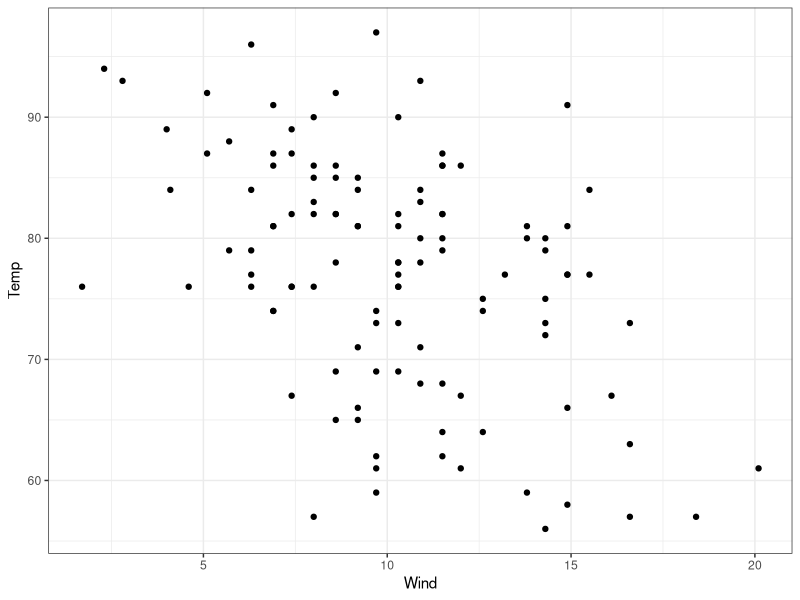
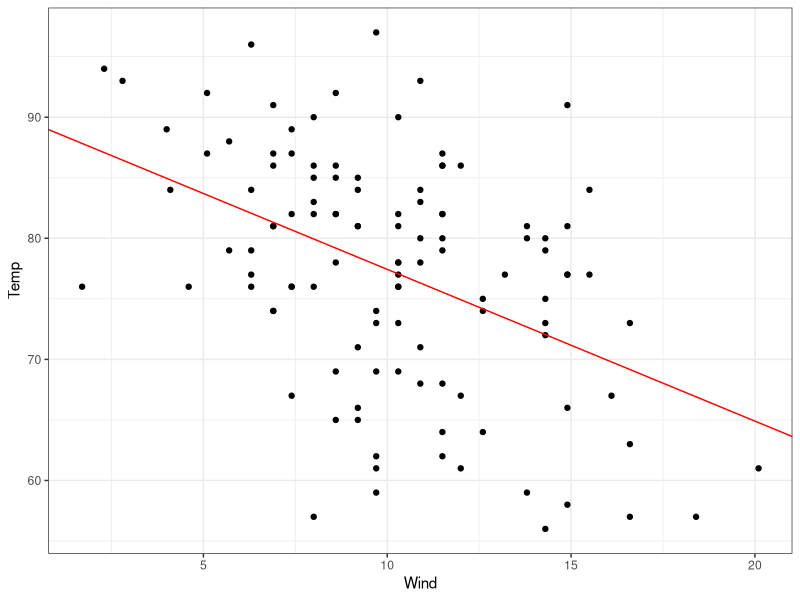
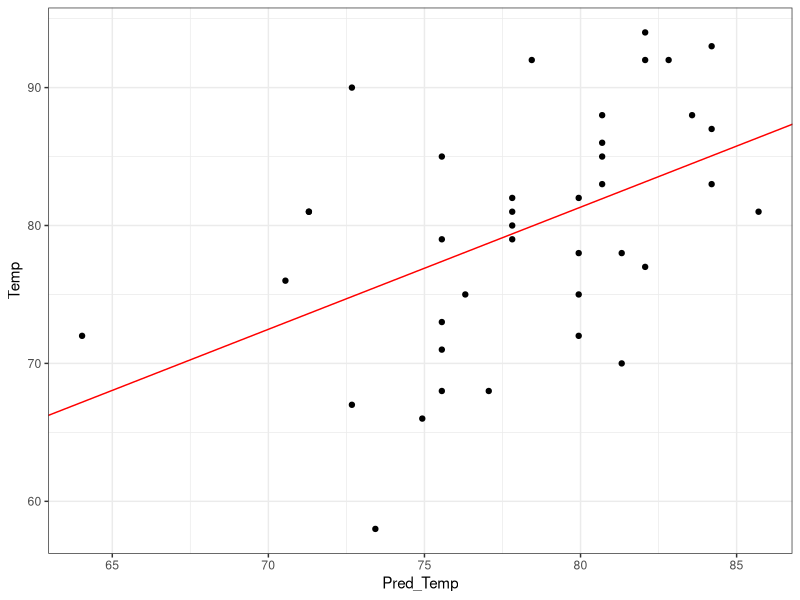
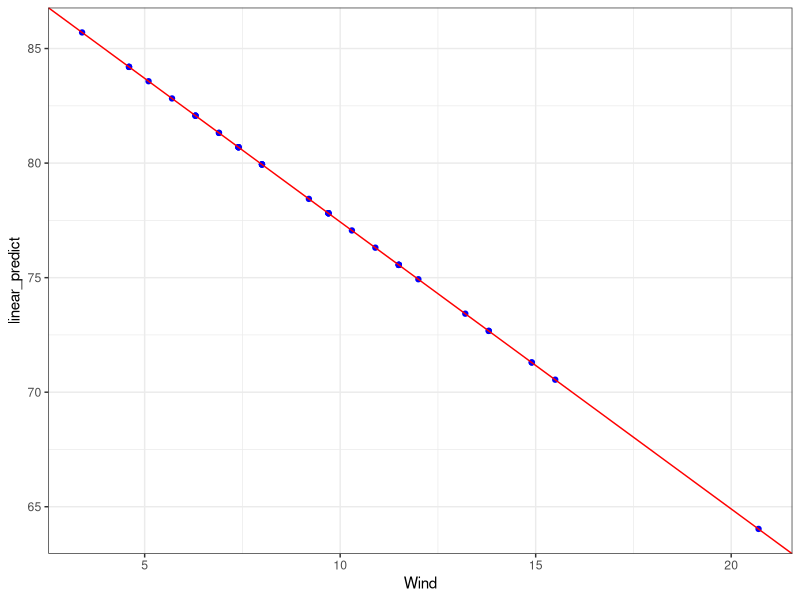
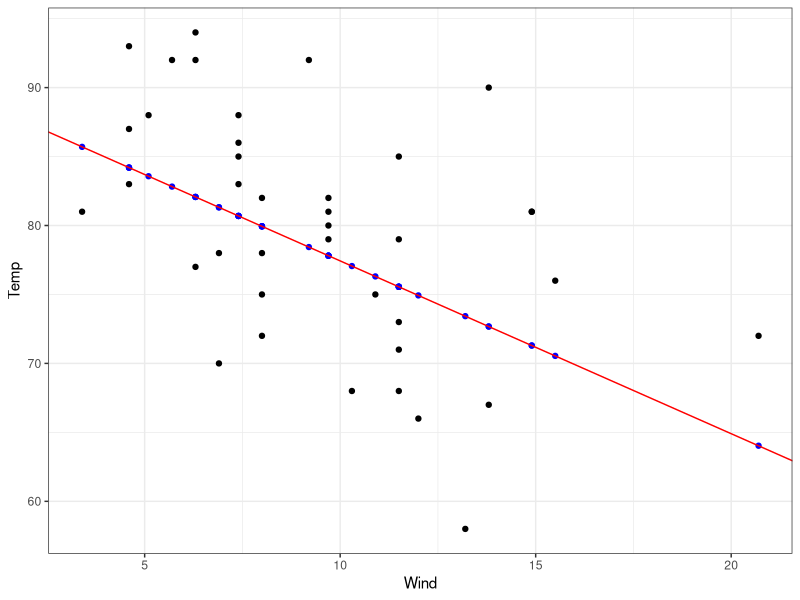
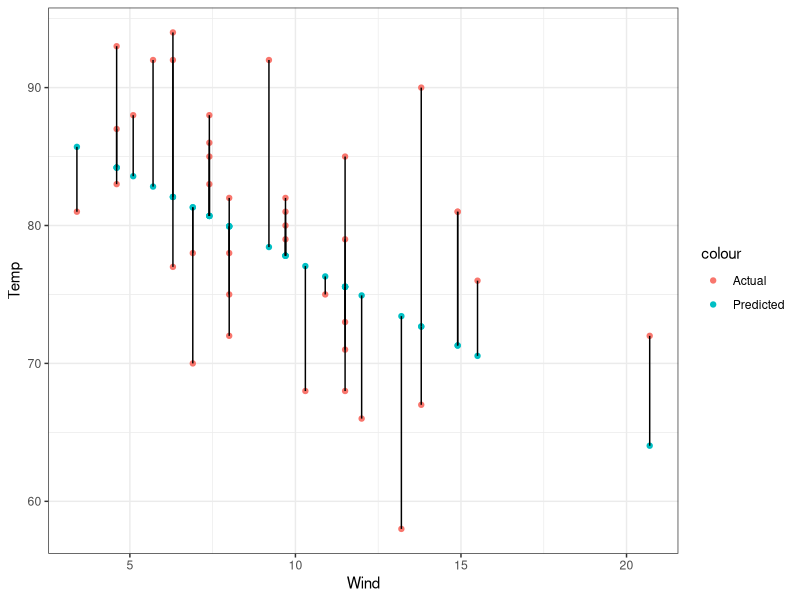
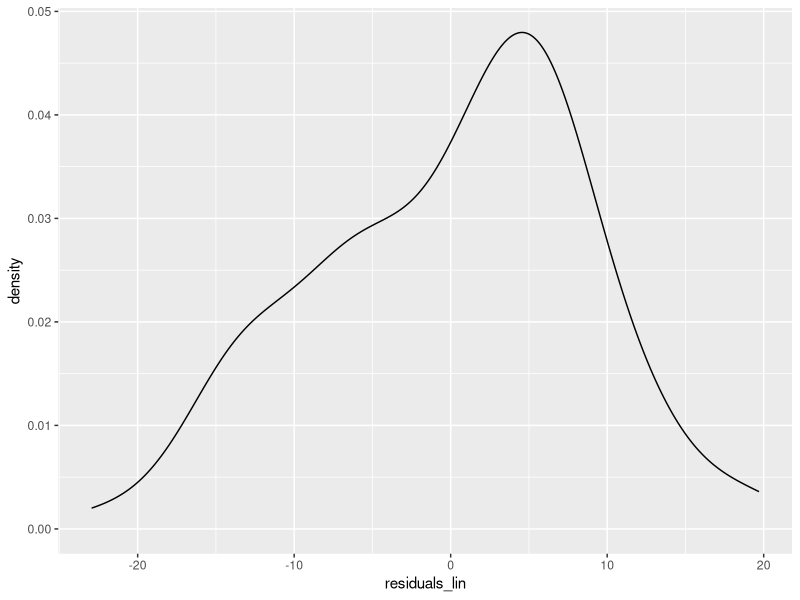
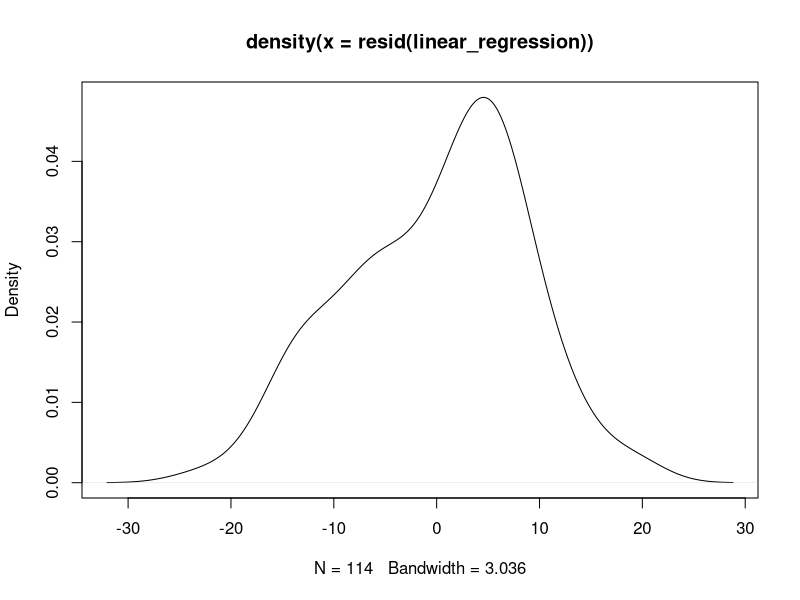

These charts were generated, in order, by the following R code: (Note: this script raises an error after producing the figures.)
## ---- chunk 1
knitr::opts_chunk$set(echo = TRUE, eval = T)
## ---- chunk 2
library(caret)
library(MASS)
library(ggplot2)
library(dplyr)
library(ggfortify)

#Mauna Loa CO2 concentrations
data(airquality)
## ---- chunk 3
# This is how we want to split our data
sample_size <- floor(0.75 * nrow(airquality))

# Set seed for reproducibility
set.seed(17)

# Randomly generate indices
split_index <- sample(seq_len(nrow(airquality)), size = sample_size)

# Take indices for the training set
train_regression = airquality[split_index,]

# Everything else is for the test set
test_regression = airquality[-split_index,]
## ---- chunk 4
ggplot(data = train_regression) +
   geom_point(aes(x=Wind, y=Temp)) +
   theme_bw()
## ---- chunk 5
#help(train)

# Create linear model
linear_regression <- train(Temp ~ Wind, data = train_regression, method = "lm")

# View details
summary(linear_regression)
# Our slope is -1.253 and our intercept is 89.962
## ---- chunk 6
# Add regression line based on slope and intercept found previously
ggplot(data = train_regression) +
  geom_point(aes(x=Wind, y=Temp)) +
  theme_bw() +
  geom_abline(slope = -1.253, intercept = 89.962, col = "red")
## ---- chunk 7
#help(predict)

# Takes x-values from test data and predicts y-values (Temp) based on our model
linear_predict <- predict(linear_regression, newdata=test_regression)

# Viewing our Wind and Temp from the test set alongside the predicted temp from the model's prediction
compare <- select(test_regression, Wind, Temp)
compare["Pred_Temp"] = linear_predict
compare
## ---- chunk 8
#look at the median residual value. Close to zero is best
#help(summary)

# View residuals of our model
summary(linear_regression)
# Our median residual is 1.500, which is not too far from 0
## ---- chunk 9
# Find the fit to predicted temperature vs observed temperature
comparison_model <- train(Temp ~ Pred_Temp, data = compare, method = "lm")
summary(comparison_model)$coefficients
# Our slope is 0.8856835 and our intercept is 10.4772920

# Plot predicted temperature vs observed temperature with the above slope/intercept
ggplot(data = compare) +
  geom_point(aes(y=Temp, x=Pred_Temp)) +
  theme_bw() +
  geom_abline(slope = 0.8856835, intercept = 10.4772920, col = "red")
## ---- chunk 10
# Extract coefficients from the model
summary(linear_regression)$coefficients

# plot the regression line on the predicted values
ggplot(data = test_regression) +
  geom_point(aes(x=Wind, y=linear_predict), col="blue") +
  geom_abline(slope = -1.253, intercept = 89.962, col = "red") +
  theme_bw()

# plot the original test values
ggplot(data = test_regression) +
  geom_point(aes(x=Wind, y=Temp)) +
  geom_point(aes(x=Wind, y=linear_predict), col="blue") +
  geom_abline(slope = -1.253, intercept = 89.962, col = "red") +
  theme_bw()

# Recreating Q4d.png
ggplot(data = test_regression) +
  geom_point(aes(x=Wind, y=Temp, col = 'Actual')) +
  geom_point(aes(x=Wind, y=linear_predict, col = 'Predicted')) +
  geom_segment(aes(x=Wind, xend=Wind, y=Temp, yend=linear_predict)) +
  theme_bw()
## ---- chunk 11
# Acquire residuals from our model
residuals_lin <- residuals(linear_regression)

# Plot density of these residuals
ggplot(data = train_regression) +
  geom_density(aes(residuals_lin))

# Double check with another method
plot(density(resid(linear_regression)))
## ---- chunk 12
cor.test(train_regression$Wind, resid(linear_regression))
# Our p-value = 1
# alternative hypothesis: true correlation is not equal to 0
## ---- chunk 13
# Prepare control parameter
ctrl =  trainControl(method = "boot", 15)

# Create L2 regression model (aka ridge regression)
L2 <- train(Temp ~ Wind + Month, data = train_regression, method = 'ridge', trControl= ctrl)

# Use model to predict values based on test set
L2_pred <- predict(L2, newdata = test_regression)

# Combine actual temperature with predicted temperature
combined <- data.frame(wind = test_regression$Wind, actual_temp=test_regression$Temp, predicted_temp=L2_pred)

# Plot actual and predicted values on the same plot
ggplot(data = combined) +
  geom_point(aes(x=wind, y = actual_temp, col="Actual")) + 
  geom_point(aes(x=wind, y = predicted_temp, col="Predicted")) + 
  theme_bw()
